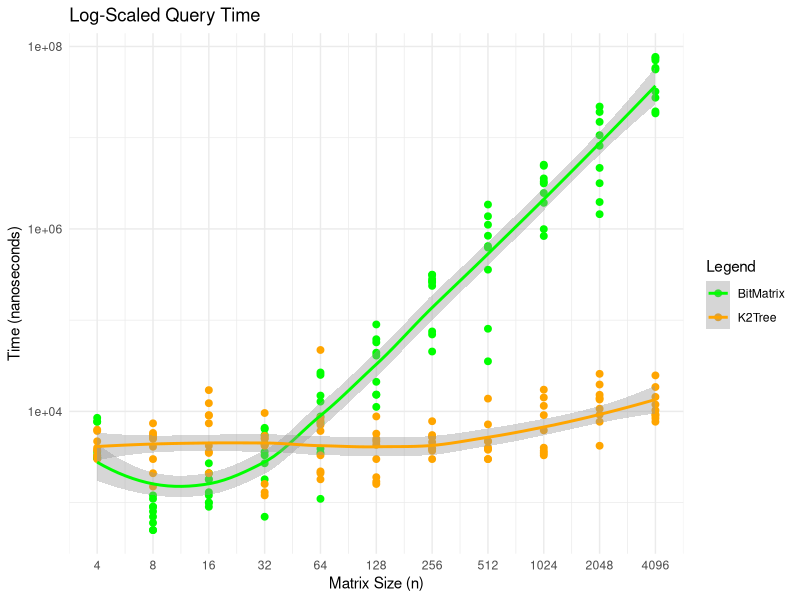

Here is the R script that generated this plot:
# Load necessary libraries
library(ggplot2)
library(readr)

# Read the CSV file
data <- read_csv("data/time.csv")

# Define breakpoints for n axis
n_breakpoints <- c(4, 8, 16, 32, 64, 128, 256, 512, 1024, 2048, 4096)

# Create the plot
ggplot(data) +
  geom_point(aes(x = n, y = bitmatrix, color = "BitMatrix"), size = 2) +
  geom_point(aes(x = n, y = k2tree, color = "K2Tree"), size = 2) +
  geom_smooth(aes(x = n, y = bitmatrix, color = "BitMatrix"), method = "loess") +
  geom_smooth(aes(x = n, y = k2tree, color = "K2Tree"), method = "loess") +
  scale_x_log10() +
  scale_y_log10() +
  labs(title = "Log-Scaled Query Time",
       x = "Matrix Size (n)",
       y = "Time (nanoseconds)",
       color = "Legend") +
  theme_minimal() +
  scale_color_manual(values = c("BitMatrix" = "green", "K2Tree" = "orange")) +
  # Add the breakpoints to the x-axis
  scale_x_log10(breaks = n_breakpoints) 
